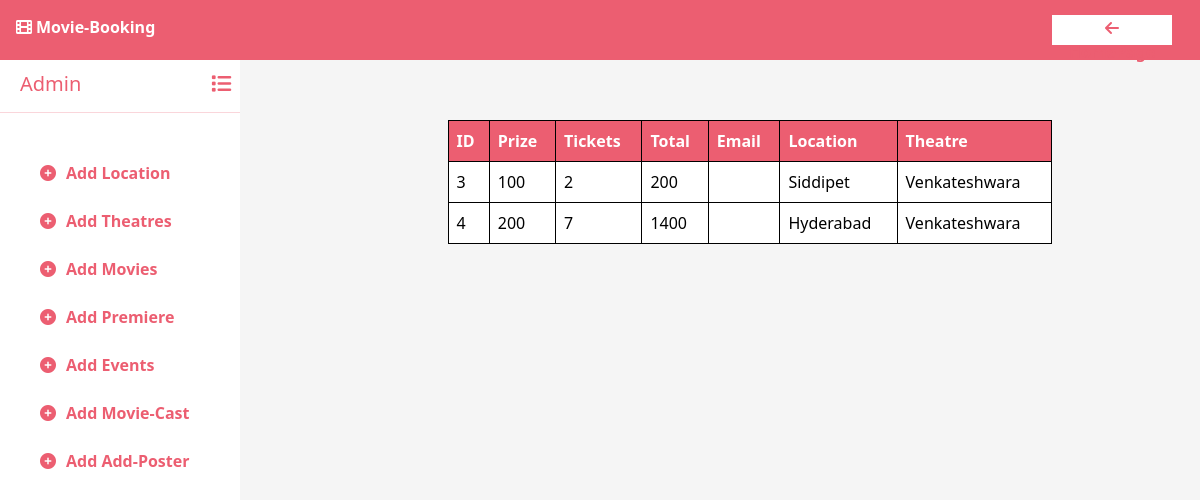
/paymemtManage/, run on an earlier commit of the app's database.
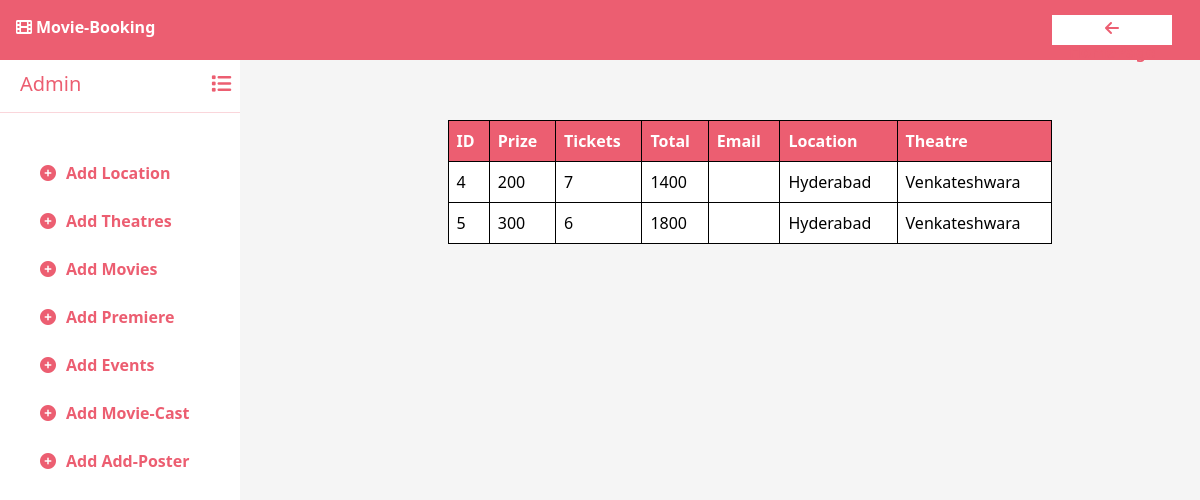
And on a later commit of the database.
### movie/models.py (models this page shows, shortened)
class Payment(models.Model):
    filter_prize = models.IntegerField()
    no_of_tickets = models.IntegerField()
    total_cost = models.IntegerField()
    email = models.EmailField()
    password = models.CharField(max_length=10)
    location = models.ForeignKey(Location, on_delete=models.CASCADE)
    theatre = models.ForeignKey(Theatre, on_delete=models.CASCADE)
    user = models.ForeignKey(User, on_delete=models.CASCADE)

class Location(models.Model):
    location = models.CharField(max_length=50)
    movie = models.ForeignKey(Movie, on_delete=models.CASCADE)

class Theatre(models.Model):
    theatre_name = models.CharField(max_length=50)
    location = models.ForeignKey(Location, on_delete=models.CASCADE)
    movie = models.ForeignKey(Movie, on_delete=models.CASCADE)

### movie/views.py (the view)
# urls.py: path('paymemtManage/',views.paymentManage),
def paymentManage(request):
    payments = Payment.objects.all()
    context={}
    context["payments"]= payments
    return render(request,"paymentManage.html",context)

### movie/templates/paymentManage.html (shortened to what this page needs)
<!DOCTYPE html>
<html lang="en">
<head>
    <link href="https://cdn.jsdelivr.net/npm/bootstrap@5.3.2/dist/css/bootstrap.min.css" rel="stylesheet">
    <link rel="stylesheet" href="https://cdnjs.cloudflare.com/ajax/libs/font-awesome/6.0.0/css/all.min.css">
</head>
<body>
    <nav class="navbar navbar-expand-lg d-flex flex-row bg-white fixed-top">
        <div class="container-fluid justify-content-start">
            <p class="fonticon"><i class="fa-solid fa-film mx-1"></i>Movie-Booking</p>
        </div>
        <div class="container-fluid justify-content-end mx-3">
            <button type="button" id="logbtn" onclick="back()"><i class="fa-solid fa-arrow-left mx-1"></i>HomePage</button>
        </div>
    </nav>
    <div class="sidebar">
        <div class="sidebar-content">
            <h5 class="admin">Admin<i class="fa-solid fa-list"></i></h5><hr>
        </div>
        <P class="links"><i class="fa-solid fa-circle-plus"></i><a href="/addLocation/" class="addlink">Add Location</a></P>
        <P class="links"><i class="fa-solid fa-circle-plus"></i><a href="/addTheatre/" class="addlink">Add Theatres</a></P>
        <P class="links"><i class="fa-solid fa-circle-plus"></i><a href="/addMovies/" class="addlink">Add Movies</a></P>
        <P class="links"><i class="fa-solid fa-circle-plus"></i><a href="/addPremiere/" class="addlink">Add Premiere</a></P>
        <P class="links"><i class="fa-solid fa-circle-plus"></i><a href="/addEvents/" class="addlink">Add Events</a></P>
        <P class="links"><i class="fa-solid fa-circle-plus"></i><a href="/addCast/" class="addlink">Add Movie-Cast</a></P>
        <P class="links"><i class="fa-solid fa-circle-plus"></i><a href="/addPoster/" class="addlink">Add Add-Poster</a></P>
    </div>
    <div class="content">
        <div class="container d-flex align-items-center justify-content-center">
            <div class="table-responsive">
                <table class="table">
                    <tr>
                        <th>ID</th>
                        <th>Prize</th>
                        <th>Tickets</th>
                        <th>Total</th>
                        <th>Email</th>
                        <th>Location</th>
                        <th>Theatre</th>
                    </tr>
                    {% for payment in payments %}
                    <tr>
                        <td>{{payment.id}}</td>
                        <td>{{payment.filter_prize}}</td>
                        <td>{{payment.no_of_tickets}}</td>
                        <td>{{payment.total_cost}}</td>
                        <td>{{payment.user_id.email}}</td>
                        <td>{{payment.location.location}}</td>
                        <td>{{payment.theatre.theatre_name}}</td>
                    </tr>
                    {% endfor %}
                </table>
            </div>
        </div>
    </div>
</body>
</html>

What changed in the data, as far as the page shows it:
removed Payment: id "3", filter_prize "100", no_of_tickets "2", total_cost "200", location.location "Siddipet", theatre.theatre_name "Venkateshwara"
added Payment: id "5", filter_prize "300", no_of_tickets "6", total_cost "1800", location.location "Hyderabad", theatre.theatre_name "Venkateshwara"
